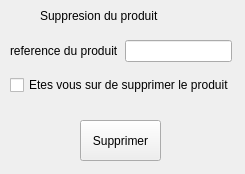
<?xml version="1.0" encoding="UTF-8"?>
<ui version="4.0">
 <class>stocksupprClass</class>
 <widget class="QWidget" name="stocksupprClass">
  <property name="geometry">
   <rect>
    <x>0</x>
    <y>0</y>
    <width>245</width>
    <height>174</height>
   </rect>
  </property>
  <property name="windowTitle">
   <string>Form</string>
  </property>
  <widget class="QWidget" name="layoutWidget">
   <property name="geometry">
    <rect>
     <x>10</x>
     <y>33</y>
     <width>222</width>
     <height>71</height>
    </rect>
   </property>
   <layout class="QVBoxLayout" name="verticalLayout">
    <item>
     <layout class="QHBoxLayout" name="horizontalLayout_2">
      <item>
       <widget class="QLabel" name="label_2">
        <property name="text">
         <string>reference du produit</string>
        </property>
       </widget>
      </item>
      <item>
       <widget class="QLineEdit" name="lineEdit"/>
      </item>
     </layout>
    </item>
    <item>
     <widget class="QCheckBox" name="checkBox">
      <property name="text">
       <string>Etes vous sur de supprimer le produit</string>
      </property>
     </widget>
    </item>
   </layout>
  </widget>
  <widget class="QLabel" name="label">
   <property name="geometry">
    <rect>
     <x>40</x>
     <y>0</y>
     <width>161</width>
     <height>31</height>
    </rect>
   </property>
   <property name="text">
    <string>Suppresion du produit</string>
   </property>
  </widget>
  <widget class="QPushButton" name="BtStockSuppr">
   <property name="geometry">
    <rect>
     <x>80</x>
     <y>120</y>
     <width>81</width>
     <height>41</height>
    </rect>
   </property>
   <property name="text">
    <string>Supprimer</string>
   </property>
  </widget>
 </widget>
 <resources/>
 <connections/>
</ui>
